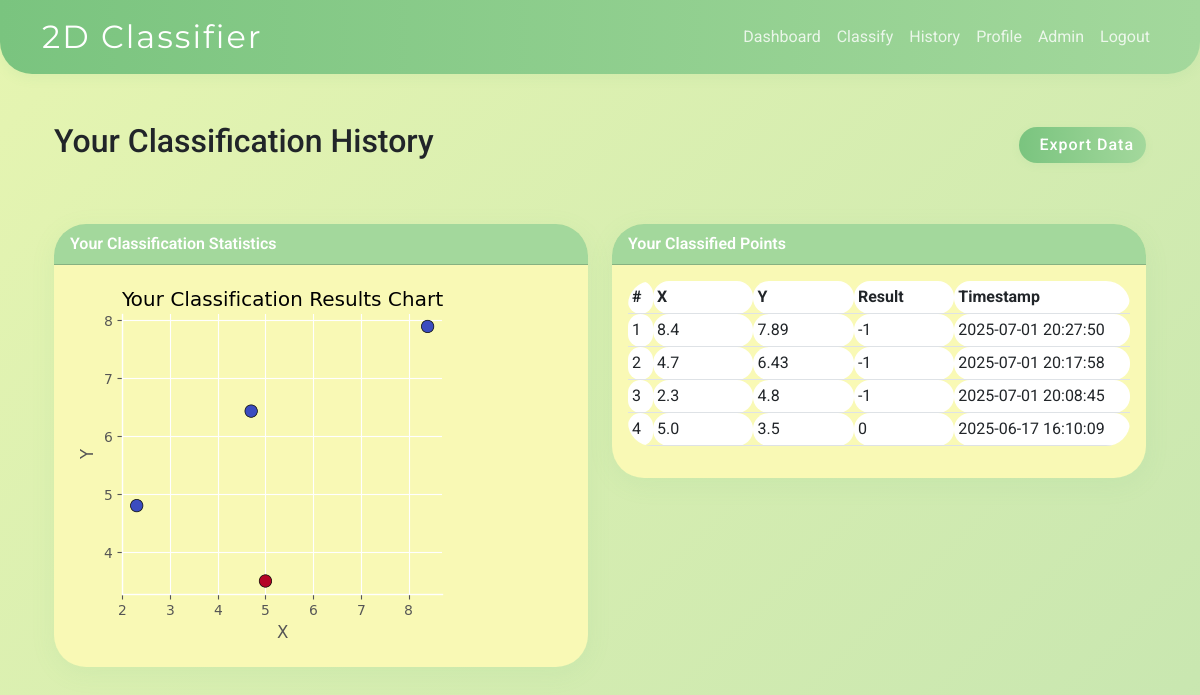
Page /history (signed in) on the committed database.
### app/models.py (models this page shows)
class ClassifiedPoint(db.Model):
    id = db.Column(db.Integer, primary_key=True)
    user_id = db.Column(db.Integer, db.ForeignKey('user.id'))  # Foreign key to User
    x = db.Column(db.Float, nullable=False)
    y = db.Column(db.Float, nullable=False)
    label = db.Column(db.Integer, nullable=False)
    result = db.Column(db.Integer, nullable=False)
    timestamp = db.Column(db.DateTime, server_default=db.func.now())  # Creation time

### app/main/routes.py (the view)
@main.route('/history')
@login_required
def history():
    points = ClassifiedPoint.query.filter_by(user_id=current_user.id).order_by(ClassifiedPoint.timestamp.desc()).all()
    chart_image = None
    if points:
        plt.style.use('ggplot')
        xs = [p.x for p in points]
        ys = [p.y for p in points]
        results = [p.result for p in points]
        fig, ax = plt.subplots(figsize=(4,4))
        ax.scatter(xs, ys, c=results, cmap='coolwarm', s=80, edgecolor='black')
        ax.set_xlabel('X')
        ax.set_ylabel('Y')
        ax.set_title('Your Classification Results Chart')
        ax.spines['top'].set_visible(False)
        ax.spines['right'].set_visible(False)
        fig.subplots_adjust(left=0.18, right=0.98, top=0.88, bottom=0.18)
        buf = io.BytesIO()
        plt.savefig(buf, format='png', bbox_inches='tight', transparent=True)
        buf.seek(0)
        chart_image = base64.b64encode(buf.getvalue()).decode('utf-8')
        plt.close(fig)
    return render_template('main/history.html', points=points, chart_image=chart_image)

### app/auth/routes.py (called while the page is built)
@login_manager.user_loader
def load_user(user_id):
    return User.query.get(int(user_id))

### app/models.py (called while the page is built)
    def is_admin(self):
        return self.role and self.role.name == 'admin'

### app/templates/main/history.html (shortened to what this page needs)
{% extends 'bootstrap/base.html' %}
{% block content %}
<div class="container mt-5">
    <div class="d-flex justify-content-between align-items-center mb-4">
        <h2>Your Classification History</h2>
        <div>
            <a href="{{ url_for('main.export_data') }}" class="btn btn-primary export-btn">
                Export Data
            </a>
        </div>
    </div>
    <div class="row">
        <div class="col-md-6">
            <div class="card mb-4">
                <div class="card-header bg-info text-white">Your Classification Statistics</div>
                <div class="card-body">
                    <div class="chart-container">
                        <img class="img-fluid" alt="Your Classification Results Chart">
                    </div>
                </div>
            </div>
        </div>
        <div class="col-md-6">
            <div class="card mb-4">
                <div class="card-header bg-info text-white">Your Classified Points</div>
                <div class="card-body">
                    <div class="table-responsive">
                        <table class="table table-sm table-hover">
                            <thead>
                                <tr>
                                    <th style="width: 5%">#</th>
                                    <th style="width: 20%">X</th>
                                    <th style="width: 20%">Y</th>
                                    <th style="width: 20%">Result</th>
                                    <th style="width: 35%">Timestamp</th>
                                </tr>
                            </thead>
                            <tbody>
                            {% for point in points %}
                                <tr>
                                    <td>{{ loop.index }}</td>
                                    <td>{{ point.x }}</td>
                                    <td>{{ point.y }}</td>
                                    <td>{{ point.result }}</td>
                                    <td>{{ point.timestamp.strftime('%Y-%m-%d %H:%M:%S') }}</td>
                                </tr>
                            {% endfor %}
                            </tbody>
                        </table>
                    </div>
                </div>
            </div>
        </div>
    </div>
</div>
{% endblock %}

### app/templates/bootstrap/base.html (shortened to what this page needs)
<!doctype html>
<html lang="en">
<head>
    <link href="https://cdn.jsdelivr.net/npm/bootstrap@5.3.0/dist/css/bootstrap.min.css" rel="stylesheet">
</head>
<body>
<nav class="navbar navbar-expand-lg">
    <div class="container">
        <a class="navbar-brand" href="/">2D Classifier</a>
        <div class="collapse navbar-collapse" id="navbarNav">
            <ul class="navbar-nav ms-auto">
                {% if current_user.is_authenticated %}
                <li class="nav-item"><a class="nav-link" href="{{ url_for('main.index') }}">Dashboard</a></li>
                <li class="nav-item"><a class="nav-link" href="{{ url_for('main.classify') }}">Classify</a></li>
                <li class="nav-item"><a class="nav-link" href="{{ url_for('main.history') }}">History</a></li>
                <li class="nav-item"><a class="nav-link" href="{{ url_for('user.profile') }}">Profile</a></li>
                {% if current_user.is_admin() %}
                <li class="nav-item"><a class="nav-link" href="{{ url_for('main.admin_dashboard') }}">Admin</a></li>
                {% endif %}
                <li class="nav-item"><a class="nav-link" href="{{ url_for('auth.logout') }}">Logout</a></li>
                {% else %}
                <li class="nav-item"><a class="nav-link" href="{{ url_for('auth.login') }}">Login</a></li>
                <li class="nav-item"><a class="nav-link" href="{{ url_for('auth.register') }}">Register</a></li>
                {% endif %}
            </ul>
        </div>
    </div>
</nav>
<div class="container">
    {% block content %}{% endblock %}
</div>
</body>
</html>

### app/templates/bootstrap/base.html (style rules this page uses)
:root { --green-dark: #7AC47F; --green-medium: #A3D89C; --green-light: #C7E6B0; --green-pale: #E6F5B1; --green-very-pale: #F9F9B5; }
body { font-family: 'Roboto', Arial, sans-serif; background: linear-gradient(135deg, var(--green-pale) 0%, var(--green-light) 100%); min-height: 100vh; }
.navbar { background: linear-gradient(90deg, var(--green-dark) 0%, var(--green-medium) 100%); box-shadow: 0 4px 12px rgba(122, 196, 127, 0.10); border-radius: 0 0 2rem 2rem; }
.navbar-brand { font-family: 'Montserrat', sans-serif; font-size: 2rem; letter-spacing: 2px; color: #fff !important; }
.nav-link, .navbar-brand { color: #fff !important; border-radius: 2rem; transition: color 0.2s, background 0.3s, box-shadow 0.3s, transform 0.2s; }
.card { border-radius: 2rem; box-shadow: 0 6px 24px rgba(122, 196, 127, 0.10); margin-top: 2rem; background: var(--green-very-pale); border: none; }
.card-header { border-radius: 2rem 2rem 0 0 !important; background: var(--green-medium) !important; color: #fff !important; font-weight: 600; }
.card-body { border-radius: 0 0 2rem 2rem !important; }
.btn-primary, .btn-success, .btn-danger { border-radius: 2rem; font-weight: 500; letter-spacing: 1px; box-shadow: 0 2px 8px rgba(122, 196, 127, 0.10); transition: background 0.2s, box-shadow 0.2s, transform 0.2s, color 0.2s; }
.btn-primary { background: linear-gradient(90deg, var(--green-dark) 0%, var(--green-medium) 100%); border: none; }
table.table { border-radius: 1.5rem; overflow: hidden; }
th, td { border-radius: 1rem !important; }
.nav-link { position: relative; color: rgba(255, 255, 255, 0.8) !important; text-decoration: none; }
.nav-link::after { content: ''; position: absolute; width: 0; height: 2px; bottom: 0; left: 0; background-color: #fff; transition: width 0.3s ease; }

### rows in the picture
ClassifiedPoint: x "8.4", y "7.89", result "-1", timestamp "2025-07-01 20:27:50"
ClassifiedPoint: x "4.7", y "6.43", result "-1", timestamp "2025-07-01 20:17:58"
ClassifiedPoint: x "2.3", y "4.8", result "-1", timestamp "2025-07-01 20:08:45"
ClassifiedPoint: x "5.0", y "3.5", result "0", timestamp "2025-06-17 16:10:09"
